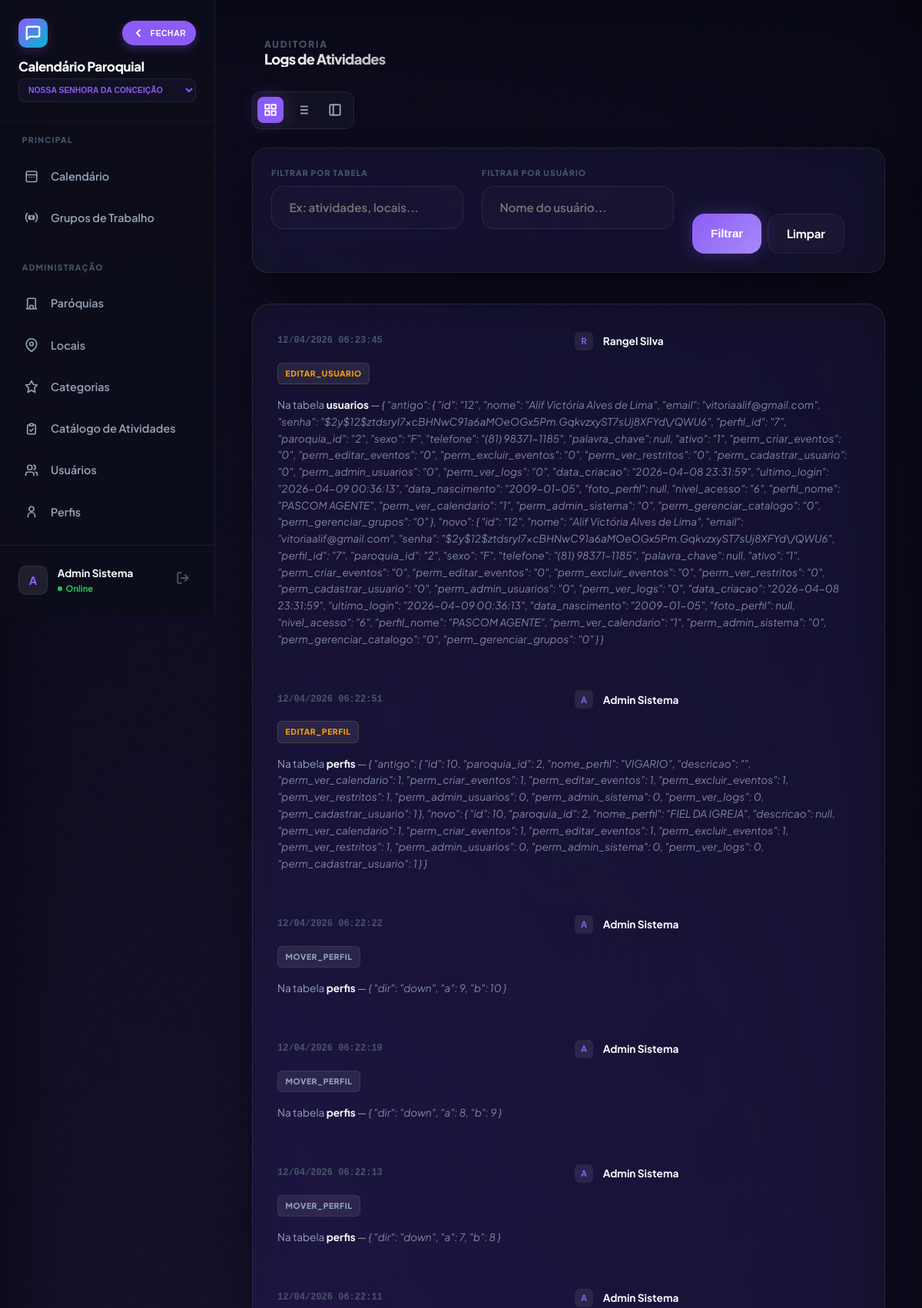
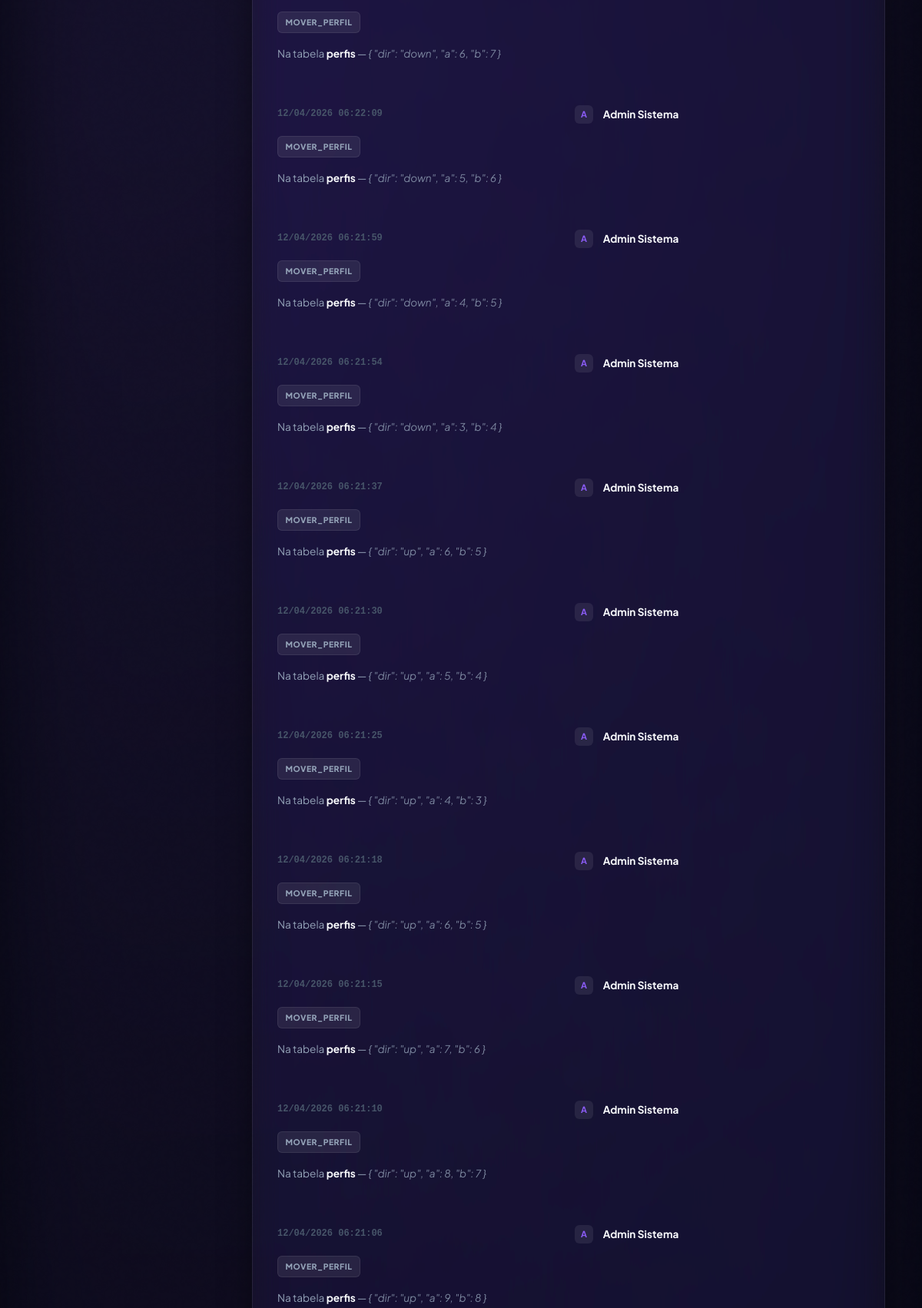
The app's page /logs.php (signed in, upper part) with its own data (2 pictures, top to bottom).
### tables this page shows
CREATE TABLE `log_alteracoes` (
  `id` int(10) unsigned NOT NULL AUTO_INCREMENT,
  `usuario_id` int(10) unsigned DEFAULT NULL,
  `acao` varchar(255) NOT NULL,
  `tabela_afetada` varchar(100) DEFAULT NULL,
  `registro_id` int(10) unsigned DEFAULT NULL,
  `detalhes_alteracao` text DEFAULT NULL,
  `paroquia_id` int(10) unsigned DEFAULT NULL,
  `ip_origem` varchar(45) DEFAULT NULL,
  `data_hora` timestamp NULL DEFAULT current_timestamp(),
  PRIMARY KEY (`id`)
);

CREATE TABLE `usuarios` (
  `id` int(10) unsigned NOT NULL AUTO_INCREMENT,
  `nome` varchar(255) NOT NULL,
  `email` varchar(255) NOT NULL,
  `senha` varchar(255) NOT NULL,
  `perfil_id` int(10) unsigned DEFAULT NULL,
  `paroquia_id` int(10) unsigned DEFAULT NULL,
  `sexo` varchar(20) DEFAULT NULL,
  `telefone` varchar(20) DEFAULT NULL,
  `palavra_chave` varchar(255) DEFAULT NULL,
  `ativo` tinyint(1) DEFAULT 1,
  `perm_criar_eventos` tinyint(1) DEFAULT 0,
  `perm_editar_eventos` tinyint(1) DEFAULT 0,
  `perm_excluir_eventos` tinyint(1) DEFAULT 0,
  `perm_ver_restritos` tinyint(1) DEFAULT 0,
  `perm_cadastrar_usuario` tinyint(1) DEFAULT 0,
  `perm_admin_usuarios` tinyint(1) DEFAULT 0,
  `perm_ver_logs` tinyint(1) DEFAULT 0,
  `data_criacao` timestamp NULL DEFAULT current_timestamp(),
  `ultimo_login` timestamp NULL DEFAULT NULL,
  `data_nascimento` date DEFAULT NULL,
  `foto_perfil` varchar(255) DEFAULT NULL,
  `nivel_acesso` int(10) DEFAULT 0,
  `perfil_nome` varchar(50) DEFAULT NULL,
  `perm_ver_calendario` tinyint(1) DEFAULT 1,
  `perm_admin_sistema` tinyint(1) DEFAULT 0,
  `perm_gerenciar_catalogo` tinyint(1) DEFAULT 0,
  `perm_gerenciar_grupos` tinyint(1) DEFAULT 0,
  PRIMARY KEY (`id`),
  UNIQUE KEY `email` (`email`),
  KEY `fk_usuario_perfil` (`perfil_id`),
  KEY `fk_usuario_paroquia` (`paroquia_id`),
  CONSTRAINT `fk_usuario_paroquia` FOREIGN KEY (`paroquia_id`) REFERENCES `paroquias` (`id`) ON DELETE SET NULL,
  CONSTRAINT `fk_usuario_perfil` FOREIGN KEY (`perfil_id`) REFERENCES `perfis` (`id`) ON DELETE SET NULL
);

### config.php (called while the page is built, shortened)
<?php
function h(mixed $v): string {
    return htmlspecialchars((string)($v ?? ''), ENT_QUOTES, 'UTF-8');
}
?>

### logs.php (the view, shortened to what this page needs)
<?php
require_once 'functions.php';
$filter_table = $_GET['tabela'] ?? '';
$filter_user = $_GET['usuario'] ?? '';
$sql = "
    SELECT l.*, u.nome as usuario_nome, u.foto_perfil
    FROM log_alteracoes l
    LEFT JOIN usuarios u ON l.usuario_id = u.id
";
$sql .= " ORDER BY l.data_hora DESC LIMIT 100";
$stmt = $conn->prepare($sql);
$stmt->execute();
$logs = $stmt->get_result();
?>
<!DOCTYPE html>
<html lang="pt-BR">
<head>
    <link rel="stylesheet" href="style.css?v=2.4.5"
        <link rel="stylesheet" href="css/responsive.css?v=2.4.5">
</head>
<body>
    <div class="bg-mesh"></div>
    <div class="app-shell">
        <?php include 'sidebar.php'; ?>
        <main class="main-content">
            <header class="calendar-header animate-in" style="margin-bottom: 2rem; display: flex; align-items: center; padding: 0 1rem;">
                <div style="display: flex; align-items: center; justify-content: space-between; width: 100%; gap: 1rem;">
                    <div>
                        <p class="hide-on-mobile" style="font-size: 0.75rem; font-weight: 800; letter-spacing: 0.15em; color: var(--text-ghost); margin:0;">AUDITORIA</p>
                        <h1 class="gradient-text" style="font-size: 1.15rem; margin: 0; white-space: nowrap; overflow: hidden; text-overflow: ellipsis;">Logs de Atividades</h1>
                    </div>
                </div>
            </header>
            <div class="view-controls animate-in" style="animation-delay: 0.05s;">
                <button onclick="setView('grid')" id="btn-grid" class="view-btn active" title="Grelha">
                    <svg width="18" height="18" viewBox="0 0 24 24" fill="none" stroke="currentColor" stroke-width="2.5"><rect x="3" y="3" width="7" height="7"/><rect x="14" y="3" width="7" height="7"/><rect x="14" y="14" width="7" height="7"/><rect x="3" y="14" width="7" height="7"/></svg>
                </button>
                <button onclick="setView('list')" id="btn-list" class="view-btn" title="Lista">
                </button>
                <button onclick="setView('compact')" id="btn-compact" class="view-btn" title="Compacto">
                    <svg width="18" height="18" viewBox="0 0 24 24" fill="none" stroke="currentColor" stroke-width="2.5"><rect x="3" y="3" width="18" height="18" rx="2" ry="2"/><line x1="9" y1="3" x2="9" y2="21"/></svg>
                </button>
            </div>
            <form method="GET" class="glass filter-bar animate-in" style="padding: 1.5rem; border-radius: 20px; animation-delay: 0.1s;">
                <div class="form-group">
                    <label style="font-size: 0.65rem; margin-bottom: 0.5rem; display: block;">FILTRAR POR TABELA</label>
                    <input type="text" name="tabela" value="<?= h($filter_table) ?>" placeholder="Ex: atividades, locais..." list="tabelas_list" autocomplete="off">
                </div>
                <div class="form-group">
                    <label style="font-size: 0.65rem; margin-bottom: 0.5rem; display: block;">FILTRAR POR USUÁRIO</label>
                    <input type="text" name="usuario" value="<?= h($filter_user) ?>" placeholder="Nome do usuário..." list="usuarios_list" autocomplete="off">
                </div>
                <div class="filter-actions">
                    <button type="submit" class="btn btn-primary" style="padding: 0.8rem 1.5rem;">Filtrar</button>
                    <a href="logs.php" class="btn btn-ghost" style="padding: 0.8rem 1.5rem;">Limpar</a>
                </div>
            </form>
            <section class="glass timeline animate-in" id="dataContainer" style="border-radius: 24px; padding: 1rem 0; animation-delay: 0.2s;">
                <?php if ($logs->num_rows > 0): ?>
                    <?php while ($l = $logs->fetch_assoc()): ?>
                    <?php
                        $badgeClass = '';
                        if (strpos($l['acao'], 'EDITAR') !== false) $badgeClass = 'warning';
                    ?>
                    <div class="log-item">
                        <div class="log-date"><?= date('d/m/Y H:i:s', strtotime($l['data_hora'])) ?></div>
                        <div class="log-user">
                            <div class="avatar">
                                <?php if (!empty($l['foto_perfil']) && file_exists(__DIR__ . '/' . $l['foto_perfil'])): ?>
                                    <img src="<?= h($l['foto_perfil']) ?>?v=<?= time() ?>" alt="Foto">
                                <?php else: ?>
                                    <?= mb_substr($l['usuario_nome'] ?: '?', 0, 1) ?>
                                <?php endif; ?>
                            </div>
                            <span><?= h($l['usuario_nome'] ?: 'Sistema') ?></span>
                        </div>
                        <div style="display: flex;"><span class="log-badge <?= $badgeClass ?>"><?= h($l['acao']) ?></span></div>
                        <div class="log-desc">
                            Na tabela <b style="color: var(--text);"><?= h($l['tabela_afetada']) ?></b>
                            <?php if ($l['detalhes_alteracao']): ?>
                                — <span style="font-style: italic; opacity: 0.8;"><?= h($l['detalhes_alteracao']) ?></span>
                            <?php endif; ?>
                        </div>
                    </div>
                    <?php endwhile; ?>
                <?php endif; ?>
            </section>
        </main>
    </div>
</body>
</html>

### style.css (style rules this page uses)
:root { --bg: #05060f; --bg-darker: #020308; --panel: rgba(255, 255, 255, 0.03); --panel-hi: rgba(255, 255, 255, 0.08); --border: rgba(255, 255, 255, 0.08); --border-hi: rgba(255, 255, 255, 0.15); --primary: #8b5cf6; --primary-rgb: 139, 92, 246; --accent: #06b6d4; --accent-rgb: 6, 182, 212; --text: #f8fafc; --text-dim: #94a3b8; --text-ghost: #475569; --sh-lg: 0 25px 50px -12px rgba(0, 0, 0, 0.7); --sh-primary: 0 0 25px rgba(var(--primary-rgb), 0.3); --sh-accent: 0 0 25px rgba(var(--accent-rgb), 0.3); --r-md: 16px; --r-lg: 28px; --anim: 0.4s cubic-bezier(0.16, 1, 0.3, 1); }
*, *::before, *::after { box-sizing: border-box; margin: 0; padding: 0; outline: none; }
.hide-on-mobile { display: flex !important; }
body { font-family: 'Plus Jakarta Sans', 'Outfit', sans-serif; background: var(--bg); color: var(--text); line-height: 1.6; -webkit-font-smoothing: antialiased; min-height: 100vh; overflow-x: hidden; }
.glass { background: var(--panel); backdrop-filter: blur(20px) saturate(180%); -webkit-backdrop-filter: blur(20px) saturate(180%); border: 1px solid var(--border); border-radius: var(--r-lg); box-shadow: var(--sh-lg); }
.bg-mesh { position: fixed; inset: 0; z-index: -2; background: var(--bg); overflow: hidden; }
.bg-mesh::after { content: ''; position: absolute; inset: 0; background: radial-gradient(circle at 15% 20%, rgba(var(--primary-rgb), 0.12) 0%, transparent 40%), radial-gradient(circle at 85% 80%, rgba(var(--accent-rgb), 0.1) 0%, transparent 45%), radial-gradient(circle at 50% 50%, rgba(139, 92, 246, 0.03) 0%, transparent 50%); filter: blur(60px); }
.bg-mesh::before { content: ''; position: absolute; width: 100%; height: 100%; opacity: 0.02; mix-blend-mode: overlay; pointer-events: none; }
.btn { display: inline-flex; align-items: center; justify-content: center; gap: 0.8rem; padding: 1rem 2.2rem; border-radius: var(--r-md); font-weight: 700; border: none; cursor: pointer; transition: all var(--anim); text-decoration: none; font-size: 0.95rem; letter-spacing: -0.01em; }
.btn-primary { background: linear-gradient(135deg, var(--primary), #a78bfa); color: #fff; box-shadow: var(--sh-primary); position: relative; overflow: hidden; }
.btn-primary::before { content: ''; position: absolute; top: 0; left: -100%; width: 100%; height: 100%; background: linear-gradient(90deg, transparent, rgba(255,255,255,0.2), transparent); transition: 0.5s; }
.btn-ghost { background: transparent; color: var(--text); border: 1px solid var(--border); backdrop-filter: blur(5px); }
.animate-in { animation: fluidEntrance 0.8s var(--anim) forwards; }
h1 { font-size: clamp(1.8rem, 6vw, 2.4rem); font-weight: 900; letter-spacing: -0.04em; line-height: 1.1; }
.gradient-text { background: linear-gradient(to right, #fff, rgba(255,255,255,0.7)); -webkit-background-clip: text; background-clip: text; -webkit-text-fill-color: transparent; }
.form-group { margin-bottom: 2rem; position: relative; }
.form-group label { display: block; font-size: 0.7rem; font-weight: 800; color: var(--text-ghost); margin-bottom: 0.8rem; letter-spacing: 0.1em; text-transform: uppercase; }
.form-group input, .form-group select, .form-group textarea { width: 100%; background: rgba(255, 255, 255, 0.02); border: 1px solid var(--border); padding: 1.1rem 1.4rem; border-radius: 16px; color: #fff; font-family: inherit; font-weight: 600; font-size: 0.95rem; transition: all 0.3s cubic-bezier(0.4, 0, 0.2, 1); }

### sidebar.php (style rules this page uses)
:root { --sidebar-w: 280px; }
body { font-family: 'Plus Jakarta Sans', 'Outfit', sans-serif; background: var(--bg); color: var(--text); line-height: 1.6; -webkit-font-smoothing: antialiased; min-height: 100vh; overflow-x: hidden !important; width: 100%; touch-action: manipulation; }

### records on screen
log_alteracoes: data_hora "12/04/2026 06:23:45", usuario.nome "R", usuario.nome "Rangel Silva", acao "EDITAR_USUARIO", tabela_afetada "usuarios", detalhes_alteracao "{ \"antigo\": { \"id\": \"12\", \"nome\": \"Alif Victória Alves de Lima\", \"email\": \"vitoriaalif@gmail.com\", \"senha\": \"$2y$12$ztdsryI7xcBHNwC91a6aMOeOGx5Pm.GqkvzxyST7sUj8XFYd\\/QWU6\", \"perfil_id\": \"7\", \"paroquia_id\": \"2\", \"sexo\": \"F\", \"telefone\": \"(81) 98371-1185\", \"palavra_chave\": null, \"ativo\": \"1\", \"perm_criar_eventos\": \"0\", \"perm_editar_eventos\": \"0\", \"perm_excluir_eventos\": \"0\", \"perm_ver_restritos\": \"0\", \"perm_cadastrar_usuario\": \"0\", \"perm_admin_usuarios\": \"0\", \"perm_ver_logs\": \"0\", \"data_criacao\": \"2026-04-08 23:31:59\", \"ultimo_login\": \"2026-04-09 00:36:13\", \"data_nascimento\": \"2009-01-05\", \"foto_perfil\": null, \"nivel_acesso\": \"6\", \"perfil_nome\": \"PASCOM AGENTE\", \"perm_ver_calendario\": \"1\",…"
log_alteracoes: data_hora "12/04/2026 06:22:51", usuario.nome "A", usuario.nome "Admin Sistema", acao "EDITAR_PERFIL", tabela_afetada "perfis", detalhes_alteracao "{ \"antigo\": { \"id\": 10, \"paroquia_id\": 2, \"nome_perfil\": \"VIGARIO\", \"descricao\": \"\", \"perm_ver_calendario\": 1, \"perm_criar_eventos\": 1, \"perm_editar_eventos\": 1, \"perm_excluir_eventos\": 1, \"perm_ver_restritos\": 1, \"perm_admin_usuarios\": 0, \"perm_admin_sistema\": 0, \"perm_ver_logs\": 0, \"perm_cadastrar_usuario\": 1 }, \"novo\": { \"id\": 10, \"paroquia_id\": 2, \"nome_perfil\": \"FIEL DA IGREJA\", \"descricao\": null, \"perm_ver_calendario\": 1, \"perm_criar_eventos\": 1, \"perm_editar_eventos\": 1, \"perm_excluir_eventos\": 1, \"perm_ver_restritos\": 1, \"perm_admin_usuarios\": 0, \"perm_admin_sistema\": 0, \"perm_ver_logs\": 0, \"perm_cadastrar_usuario\": 1 } }"
log_alteracoes: data_hora "12/04/2026 06:22:22", usuario.nome "A", usuario.nome "Admin Sistema", acao "MOVER_PERFIL", tabela_afetada "perfis", detalhes_alteracao "{ \"dir\": \"down\", \"a\": 9, \"b\": 10 }"
log_alteracoes: data_hora "12/04/2026 06:22:19", usuario.nome "A", usuario.nome "Admin Sistema", acao "MOVER_PERFIL", tabela_afetada "perfis", detalhes_alteracao "{ \"dir\": \"down\", \"a\": 8, \"b\": 9 }"
log_alteracoes: data_hora "12/04/2026 06:22:13", usuario.nome "A", usuario.nome "Admin Sistema", acao "MOVER_PERFIL", tabela_afetada "perfis", detalhes_alteracao "{ \"dir\": \"down\", \"a\": 7, \"b\": 8 }"
log_alteracoes: data_hora "12/04/2026 06:22:11", usuario.nome "A", usuario.nome "Admin Sistema", acao "MOVER_PERFIL", tabela_afetada "perfis", detalhes_alteracao "{ \"dir\": \"down\", \"a\": 6, \"b\": 7 }"
log_alteracoes: data_hora "12/04/2026 06:22:09", usuario.nome "A", usuario.nome "Admin Sistema", acao "MOVER_PERFIL", tabela_afetada "perfis", detalhes_alteracao "{ \"dir\": \"down\", \"a\": 5, \"b\": 6 }"
log_alteracoes: data_hora "12/04/2026 06:21:59", usuario.nome "A", usuario.nome "Admin Sistema", acao "MOVER_PERFIL", tabela_afetada "perfis", detalhes_alteracao "{ \"dir\": \"down\", \"a\": 4, \"b\": 5 }"
log_alteracoes: data_hora "12/04/2026 06:21:54", usuario.nome "A", usuario.nome "Admin Sistema", acao "MOVER_PERFIL", tabela_afetada "perfis", detalhes_alteracao "{ \"dir\": \"down\", \"a\": 3, \"b\": 4 }"
log_alteracoes: data_hora "12/04/2026 06:21:37", usuario.nome "A", usuario.nome "Admin Sistema", acao "MOVER_PERFIL", tabela_afetada "perfis", detalhes_alteracao "{ \"dir\": \"up\", \"a\": 6, \"b\": 5 }"
log_alteracoes: data_hora "12/04/2026 06:21:30", usuario.nome "A", usuario.nome "Admin Sistema", acao "MOVER_PERFIL", tabela_afetada "perfis", detalhes_alteracao "{ \"dir\": \"up\", \"a\": 5, \"b\": 4 }"
log_alteracoes: data_hora "12/04/2026 06:21:25", usuario.nome "A", usuario.nome "Admin Sistema", acao "MOVER_PERFIL", tabela_afetada "perfis", detalhes_alteracao "{ \"dir\": \"up\", \"a\": 4, \"b\": 3 }"
log_alteracoes: data_hora "12/04/2026 06:21:18", usuario.nome "A", usuario.nome "Admin Sistema", acao "MOVER_PERFIL", tabela_afetada "perfis", detalhes_alteracao "{ \"dir\": \"up\", \"a\": 6, \"b\": 5 }"
log_alteracoes: data_hora "12/04/2026 06:21:15", usuario.nome "A", usuario.nome "Admin Sistema", acao "MOVER_PERFIL", tabela_afetada "perfis", detalhes_alteracao "{ \"dir\": \"up\", \"a\": 7, \"b\": 6 }"
log_alteracoes: data_hora "12/04/2026 06:21:10", usuario.nome "A", usuario.nome "Admin Sistema", acao "MOVER_PERFIL", tabela_afetada "perfis", detalhes_alteracao "{ \"dir\": \"up\", \"a\": 8, \"b\": 7 }"
log_alteracoes: data_hora "12/04/2026 06:21:06", usuario.nome "A", usuario.nome "Admin Sistema", acao "MOVER_PERFIL", tabela_afetada "perfis", detalhes_alteracao "{ \"dir\": \"up\", \"a\": 9, \"b\": 8 }"

### other values on screen
$initials "A"
$nome "Admin Sistema"
form field value "Nossa Senhora da Conceição"
